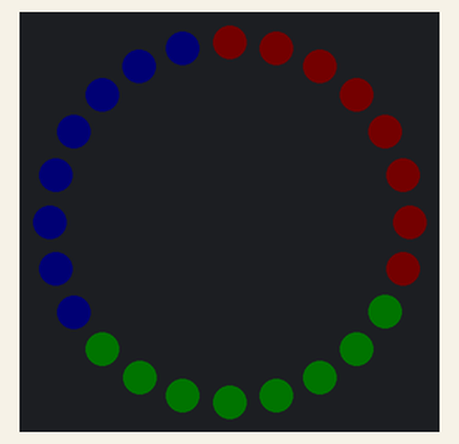
Simulated run of this sketch. Board: ESP32. On the bench: 24 RGB LEDs in a ring, first at the top, clockwise. Dim RGB values are drawn brighter than linear.

Above: at 0.15 s.
At 3.1 s:
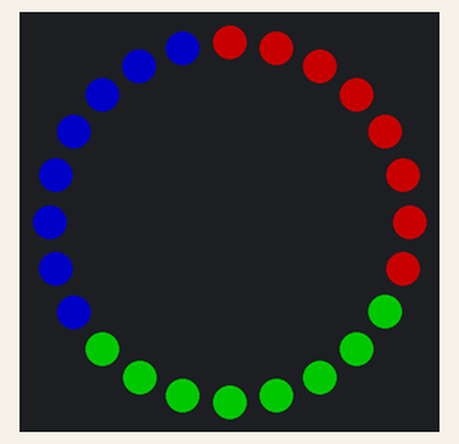
At 6.7 s:
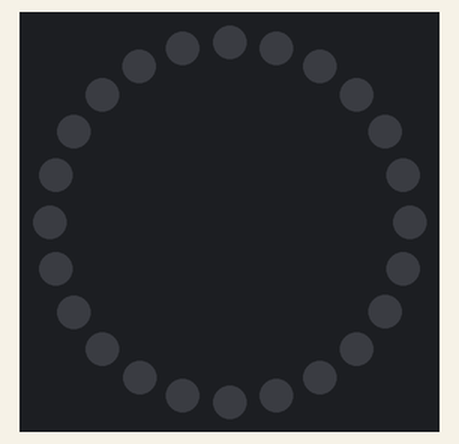

Measured:
- by itself, everything shown: repeats every 7.2 s, in 22 steps
- what the display in image 2 shows lasts 0.5 s, from 6.7 s to 7.2 s

The sketch:

Aufgabe_09.ino
```cpp
/***********************************************************************************
 * Teil 1: Grundlagen
 * WI-Schnuppertage 2025 / 2026
 ***********************************************************************************
 * Einführung in die Programmierung mittels ESP32 und LED-Ring
 * HTL-Anichstrasse, Innsbruck
 * Wirtschaftsingenieure - Betriebsinformatik / (c)2025 Andreas Eckhart
 ***********************************************************************************/

#include "helper.h"   // Alle Hilfsfunktionen und Hardware-Definitionen

/***********************************************************************************
 * ✅ AB HIER KANNST DU BEARBEITEN! ✅
 ***********************************************************************************/

 // Setup-Funktion - wird einmal beim Start ausgeführt
void setup() {
    // hier kommt der Setup-Code hin
    ring.begin();
    ring.show();
    ring.setBrightness(BRIGHTNESS);
}

// Loop-Funktion - wird ununterbrochen ausgeführt
void loop() {
    // hier kommt der Effekt-Code hin
    int rot = ring.Color(255, 0, 0);
    int gruen = ring.Color(0, 255, 0);
    int blau = ring.Color(0, 0, 255);
    int orange = ring.Color(255, 165, 0);
    int magenta = ring.Color(255, 0, 255);
    int aus = ring.Color(0, 0, 0);

    // BLOCKIERENDE Variante: Helligkeit von 0 bis 100 erhöhen
    // Diese Variante nutzt eine for-Schleife und delay(), dadurch reagiert

    ring.fill(rot, 0, 8); // Alle LEDs auf Rot vorbereiten
    ring.fill(gruen, 8, 8); // Alle LEDs auf Grün vorbereiten
    ring.fill(blau, 16, 8); // Alle LEDs auf Blau vorbereiten
    ring.show();

    // Helligkeit schrittweise erhöhen
    for (int hell = 1; hell <= 100; hell++) {
        ring.setBrightness(hell); // Globale Helligkeit setzen (0-255 möglich, hier 0-100)
        ring.show();              // Änderungen anwenden
        delay(30);                // BLOCKIEREND: 30 ms Pause pro Schritt (100 * 30ms ≈ 3s)
    }

    // Kurze Pause am Ende bevor Helligkeit wieder verringert wird
    delay(500);

    // Helligkeit schrittweise verringern
    for (int hell = 100; hell >= 1; hell--) {
        ring.setBrightness(hell); // Globale Helligkeit setzen (0-255 möglich, hier 0-100)
        ring.show();              // Änderungen anwenden
        delay(30);                // BLOCKIEREND: 30 ms Pause pro Schritt (100 * 30ms ≈ 3s)
    }

    ring.fill(aus); // Alle LEDs ausschalten
    ring.show();

    // Kurze Pause am Ende bevor Zyklus neu startet
    delay(500);
}


/***********************************************************************************
 * hier kommt am Ende dein Effekt 1 hin - bis dahin einfach leer lassen
 ***********************************************************************************/
void deinEffekt1(int step) {

}
```

helper.h
```cpp
/***********************************************************************************
 * ⚠️ ACHTUNG: DIESE DATEI NICHT BEARBEITEN! ⚠️
 *
 * Diese Datei enthält vordefinierte Hilfsfunktionen und Hardware-Konfiguration.
 * Alle deine Änderungen gehören in die main.cpp Datei!
 *
 * HTL-Anichstrasse, Innsbruck / (c)2025 Andreas Eckhart
 ***********************************************************************************/

#pragma once

#include <Arduino.h>
#include <Adafruit_NeoPixel.h>

// Hardware Definitionen
#define NEOPIXEL_PIN 3      // Pin für den LED-Ring
#define NEOPIXEL_COUNT 24   // Anzahl der LEDs im Ring
#define BRIGHTNESS 20       // Standard LED Helligkeit (0-255)
#define STATUS_LED_PIN 2    // Pin für die Status-LED
#define BUTTON_PIN 9        // Pin für den Taster

// LED-Ring Initialisierung
Adafruit_NeoPixel ring(NEOPIXEL_COUNT, NEOPIXEL_PIN, NEO_GRB + NEO_KHZ800);

// Variablen für Timing (intern verwendet)
unsigned long _lastUpdate = 0;

// Geschwindigkeit der Animation (änderbar!)
// Kleinere Werte = schneller, größere Werte = langsamer (in Millisekunden)
int effectSpeed = 20;

// Schrittzähler für Animationen (änderbar!)
unsigned int step = 0;

// Prüft ob genug Zeit vergangen ist und gibt true zurück wenn ja
bool updateErforderlich() {
  if (millis() - _lastUpdate >= effectSpeed) {
    _lastUpdate = millis();
    step++;
    return true;
  }
  return false;
}

// Funktions-Signatur für deinen Effekt 1
void deinEffekt1(int step);
```
